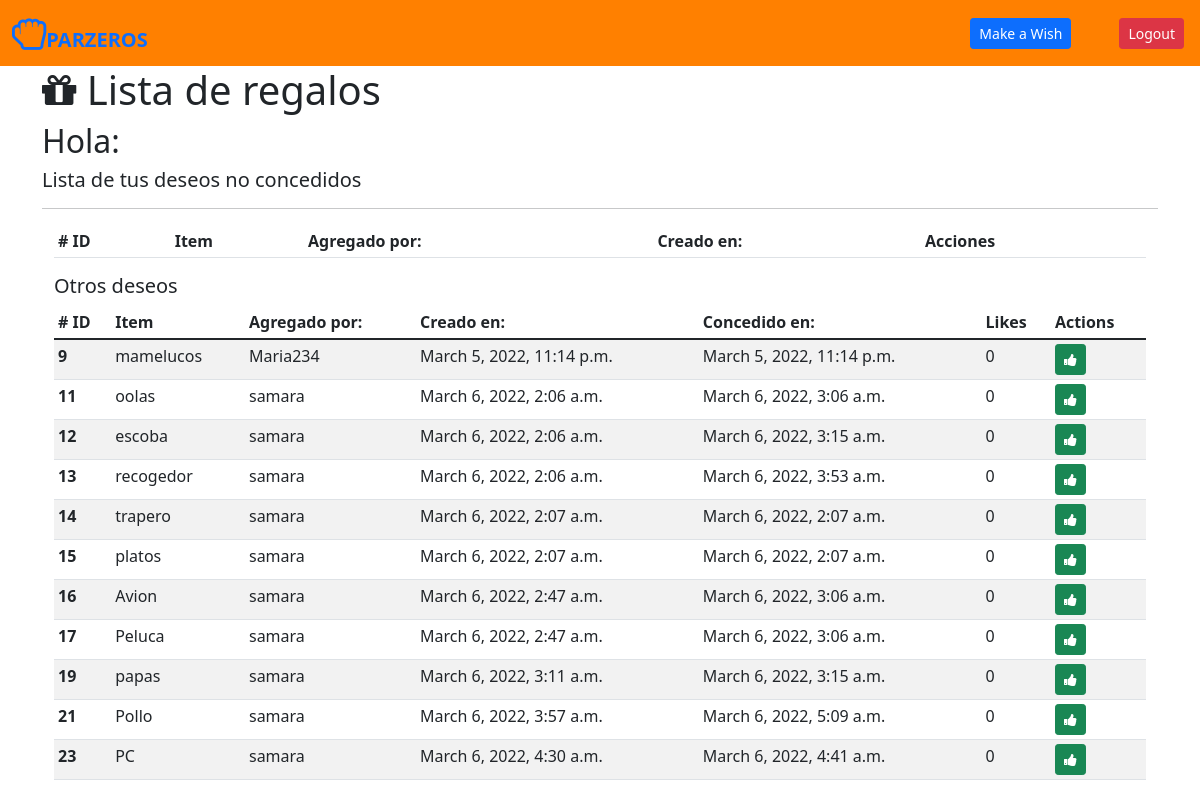
/acceso/added/2, run on the app's committed database.
### acceso/models.py (models this page shows, shortened)
class Regalo(models.Model):
    usuario = models.ForeignKey(Usuario, related_name="regalos", on_delete=models.CASCADE)
    nombregift = models.CharField(max_length=70)
    descripcion = models.CharField(max_length=30, default='vacio')
    estado = models.TextField(max_length=1, default=0)
    likes = models.IntegerField(default=0)
    created_at = models.DateTimeField(auto_now_add=True)
    updated_at = models.DateTimeField(auto_now=True)
    objects = regaloManager()

class Usuario(models.Model):
    nombre = models.CharField(max_length=45, unique=True, verbose_name="Nombre")
    username = models.CharField(max_length=45, unique=True, verbose_name="Username")
    email = models.EmailField(max_length=200, unique=True, verbose_name="Email")
    password = models.CharField(max_length=72)
    birthday = models.DateField(null=True)
    created_at = models.DateTimeField(auto_now_add=True)
    updated_at = models.DateTimeField(auto_now=True)
    objects = UsuarioManager()

### acceso/views_regalos.py (the view)
# urls.py: path('added/<int:id>', views_regalos.added , name='added'),
def added(request,id):
    if request.method == 'GET':
        contexto = {
            'listaRegalos' : Regalo.objects.filter(usuario=id).filter(estado=0).order_by("-updated_at"),
            'listaRegalostodos': Regalo.objects.all().filter(estado=1),
            }
        return render(request, 'app/index.html', contexto)

### app/templates/app/index.html (shortened to what this page needs)
{% extends "core/foundation.html" %}
{% block contenido %}
{% include 'core/menu.html' %}
<div class="container mt-6">
    <h1><i class="fa fa-gift" aria-hidden="true"></i> Lista de regalos </h1>
    <h2> Hola: {{request.session.usuario.nombre}} </h2>
    <h5> Lista de tus deseos no concedidos </h5>
    <hr>
    <div class="container m-6 table-responsive-sm">
        <table class="table table-striped table-hover table-sm">
            <thead>
            <tr>
                <th scope="col"># ID</th>
                <th scope="col">Item</th>
                <th scope="col">Agregado por:</th>
                <th scope="col">Creado en:</th>
                <th scope="col">Acciones</th>
            </tr>
            </thead>
        </table>
    </div>
    <div class="container m-6 table-responsive-sm">
        <h5> Otros deseos </h5>
        <table class="table table-striped table-hover table-sm">
            <thead>
            <tr>
                <th scope="col"># ID</th>
                <th scope="col">Item</th>
                <th scope="col">Agregado por:</th>
                <th scope="col">Creado en:</th>
                <th scope="col">Concedido en:</th>
                <th scope="col">Likes</th>
                <th scope="col">Actions</th>
            </tr>
            </thead>
            <tbody>
            {% for regalo in listaRegalostodos %}
                <tr>
                    <th scope="row">{{regalo.id}}</th>
                    <td>{{regalo.nombregift}}</td>
                    <td>{{regalo.usuario.username}}</td>
                    <td>{{regalo.created_at }}</td>
                    <td>{{regalo.updated_at }}</td>
                    <td>{{regalo.likes }}  </td>
                    <td><a href="{% url 'acceso:like' id=regalo.id %}" class="btn btn-success btn-sm"><i class="fa fa-thumbs-up" aria-hidden="true"></i></a></td>
                </tr>
            {% endfor %}
            </tbody>
        </table>
    </div>
</div>
{% endblock %}

### data on the page
Regalo: id "9", nombregift "mamelucos", usuario.username "Maria234", created_at "March 5, 2022, 11:14 p.m.", updated_at "March 5, 2022, 11:14 p.m.", likes "0"
Regalo: id "11", nombregift "oolas", usuario.username "samara", created_at "March 6, 2022, 2:06 a.m.", updated_at "March 6, 2022, 3:06 a.m.", likes "0"
Regalo: id "12", nombregift "escoba", usuario.username "samara", created_at "March 6, 2022, 2:06 a.m.", updated_at "March 6, 2022, 3:15 a.m.", likes "0"
Regalo: id "13", nombregift "recogedor", usuario.username "samara", created_at "March 6, 2022, 2:06 a.m.", updated_at "March 6, 2022, 3:53 a.m.", likes "0"
Regalo: id "14", nombregift "trapero", usuario.username "samara", created_at "March 6, 2022, 2:07 a.m.", updated_at "March 6, 2022, 2:07 a.m.", likes "0"
Regalo: id "15", nombregift "platos", usuario.username "samara", created_at "March 6, 2022, 2:07 a.m.", updated_at "March 6, 2022, 2:07 a.m.", likes "0"
Regalo: id "16", nombregift "Avion", usuario.username "samara", created_at "March 6, 2022, 2:47 a.m.", updated_at "March 6, 2022, 3:06 a.m.", likes "0"
Regalo: id "17", nombregift "Peluca", usuario.username "samara", created_at "March 6, 2022, 2:47 a.m.", updated_at "March 6, 2022, 3:06 a.m.", likes "0"
Regalo: id "19", nombregift "papas", usuario.username "samara", created_at "March 6, 2022, 3:11 a.m.", updated_at "March 6, 2022, 3:15 a.m.", likes "0"
Regalo: id "21", nombregift "Pollo", usuario.username "samara", created_at "March 6, 2022, 3:57 a.m.", updated_at "March 6, 2022, 5:09 a.m.", likes "0"
Regalo: id "23", nombregift "PC", usuario.username "samara", created_at "March 6, 2022, 4:30 a.m.", updated_at "March 6, 2022, 4:41 a.m.", likes "0"
